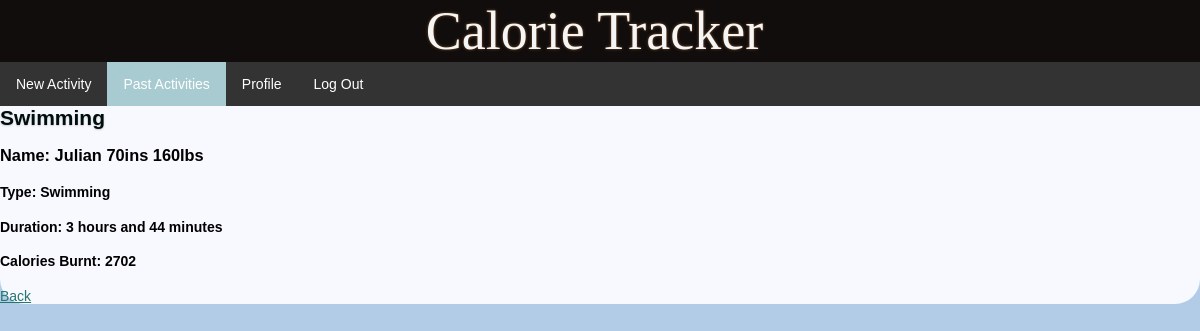
/activity/2 (signed in), run on the app's committed database.
### models.py (models this page shows, shortened)
class Activity(db.Model):
	__tablename__ = 'activity'
	activity_id = db.Column(db.Integer, primary_key=True)
	parent_id = db.Column(db.Integer, db.ForeignKey('user.user_id'), nullable=True)
	users = relationship("User", backref="activity", lazy="dynamic", foreign_keys='User.curr_room', post_update=True)
	date_created = db.Column(db.DateTime, nullable=True)
	activity_type = db.Column(db.String(24), nullable=False)
	duration = db.Column(db.Integer, nullable=False)
	duration_minutes = db.Column(db.Integer, nullable=False)
	calculation = db.Column(db.Integer, nullable=False)
	weight = db.Column(db.Integer, nullable=False)
	height = db.Column(db.Integer, nullable=False)
	age = db.Column(db.Integer, nullable=False)

class User(db.Model):
	__tablename__ = 'user'
	user_id = db.Column(db.Integer, primary_key=True)
	username = db.Column(db.String(24), nullable=False)
	pw_hash = db.Column(db.String(64), nullable=False)
	age = db.Column(db.Integer, nullable=False)
	weight = db.Column(db.Integer, nullable=False)
	height = db.Column(db.Integer, nullable=False)
	activities = relationship("Activity", backref="user", lazy="dynamic", foreign_keys='Activity.parent_id', post_update=True)
	curr_room = db.Column(db.Integer, db.ForeignKey('activity.activity_id', use_alter=True), nullable=True)
	update = db.Column(db.DateTime, nullable=True)
	def __repr__(self):
		return '{}'.format(self.username)

### calorie.py (the view)
@app.route('/activity/<activityid>', methods=['GET', 'POST'])
def activity(activityid):
	room = Activity.query.filter_by(activity_id=activityid).first()
	if room is None:
		abort(404)
	room.users.append(g.user)
	g.user.update = None
	db.session.commit()
	return render_template('activity.html', activity=room)

### calorie.py (called while the page is built)
@app.before_request
def before_request():
    g.user = None
    if 'user_id' in session:
        g.user = User.query.filter_by(user_id=session['user_id']).first()

### templates/activity.html (shortened to what this page needs)
{% extends "layout.html" %}
{% block body %}
<ul>
  <li><a href="{{ url_for('newActivity') }}">New Activity </a></li>
  <li class="active"><a href="{{ url_for('home') }}">Past Activities </a></li>
  <li><a href="{{ url_for('profile') }}">Profile</a></li>
  <li><a href="{{ url_for('logout') }}">Log Out</a></li>
</ul>
  <h2>{{ activity.activity_type }}</h2>
  <h3> Name: {{ activity.user }} {{activity.height}}ins {{activity.weight}}lbs</h3>
  <h4> Type: {{ activity.activity_type }} </h4>
  <h4> Duration: {{ activity.duration }} hours and {{ activity.duration_minutes }} minutes</h4>
  <h4> Calories Burnt: {{ activity.calculation }}</h4>
  <form id="form">
    <a href="{{ url_for('home') }}"> Back </a>
  </form>
</div>
{% endblock %}

### static/style.css (style rules this page uses)
a { color: #26776F; }
div.page h2 { margin: 0 0 15px 0; color: #000f0e; font-family: 'Avantgarde,' sans-serif; text-shadow: 0 1px 2px #ccc; }
ul { list-style-type: none; margin: 0; padding: 0; overflow: hidden; background-color: #333; }
li { float: left; }
li a { display: block; color: white; text-align: center; padding: 14px 16px; text-decoration: none; }
.active { background-color: rgb(167, 203, 208); }

### data on the page
Activity: activity_type "Swimming", height "70", weight "160", duration "3", duration_minutes "44", calculation "2702"
User: user "Julian"
